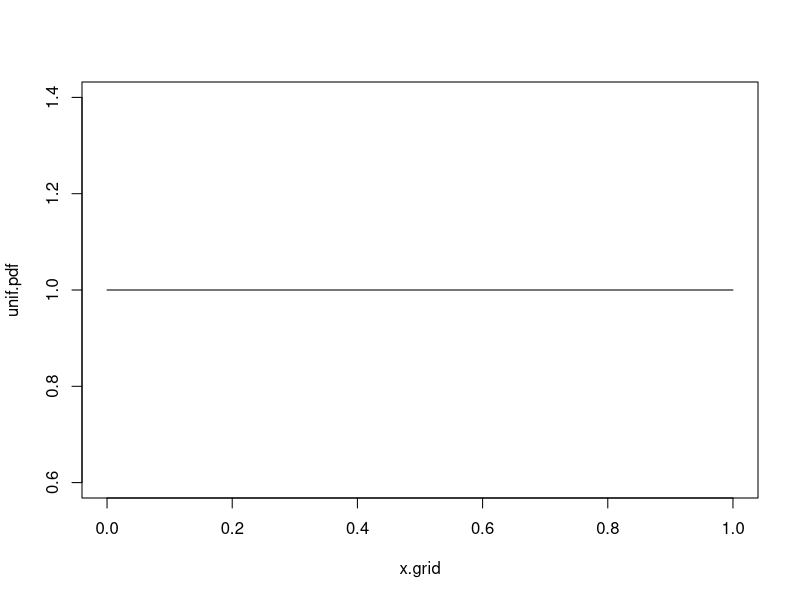
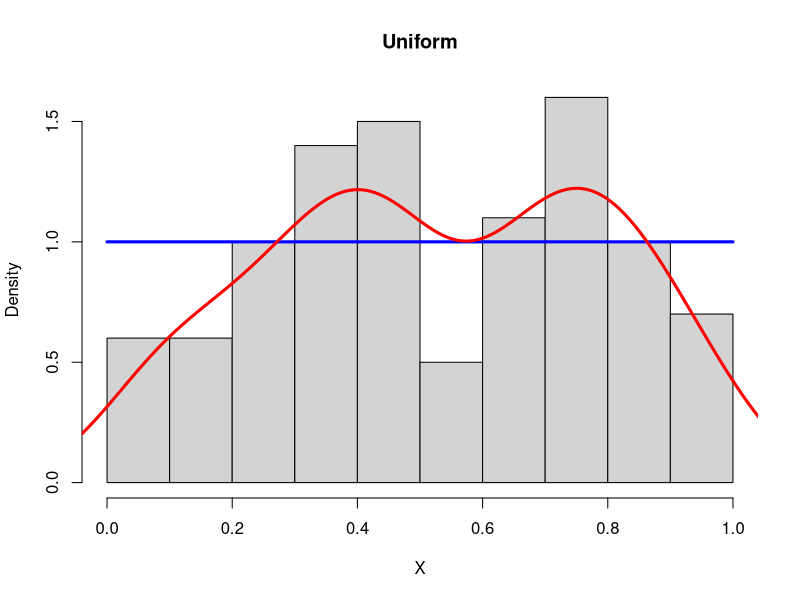
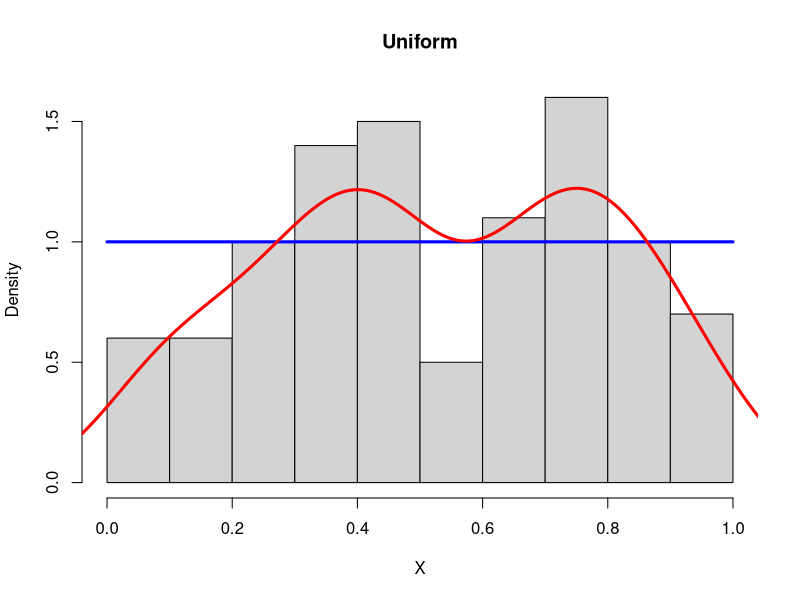
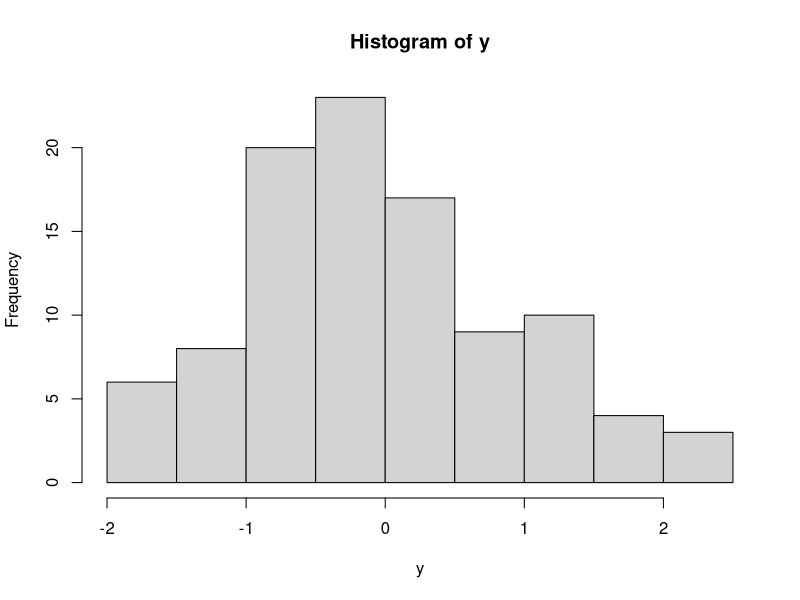
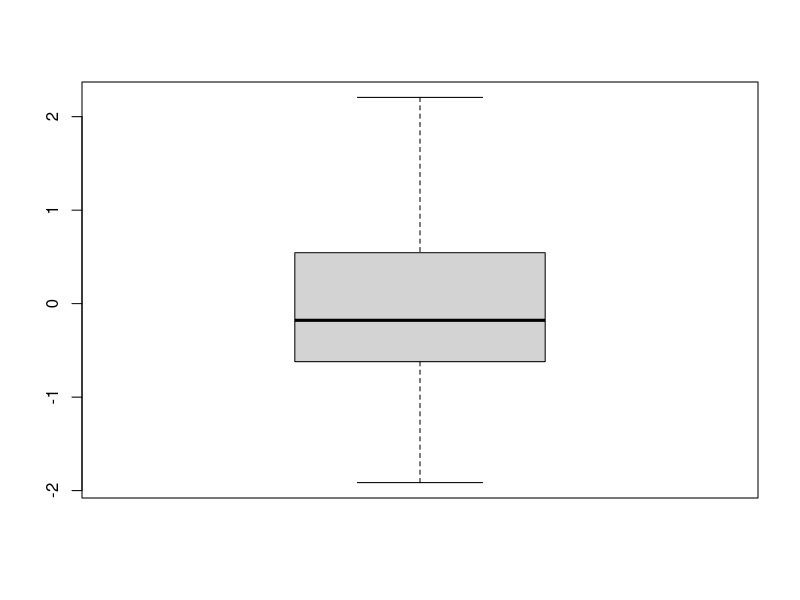
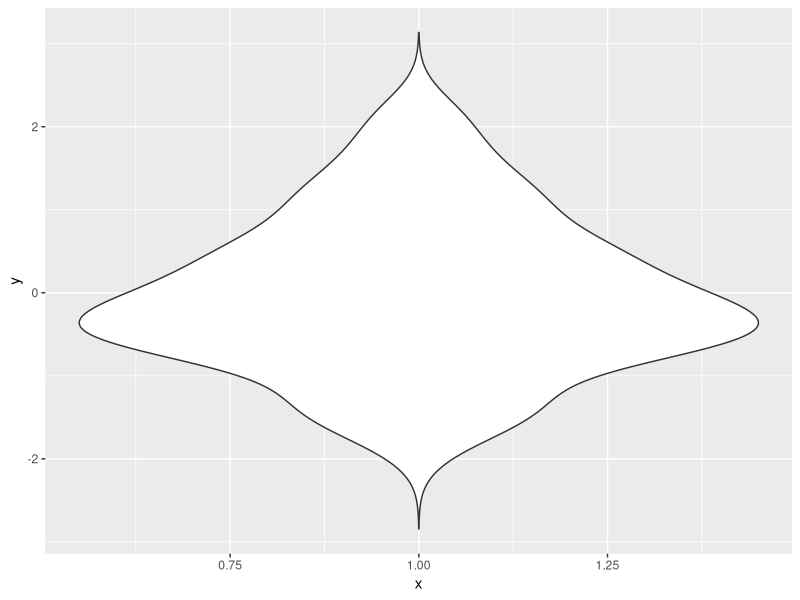
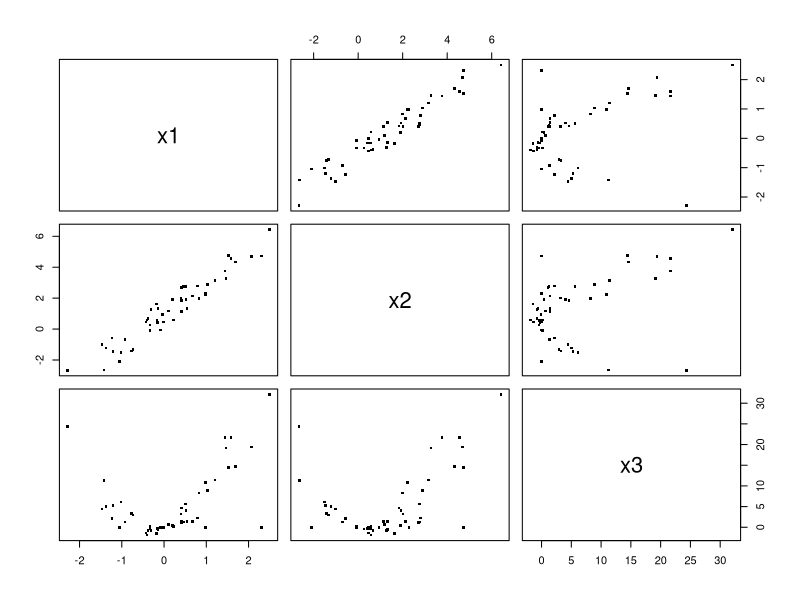
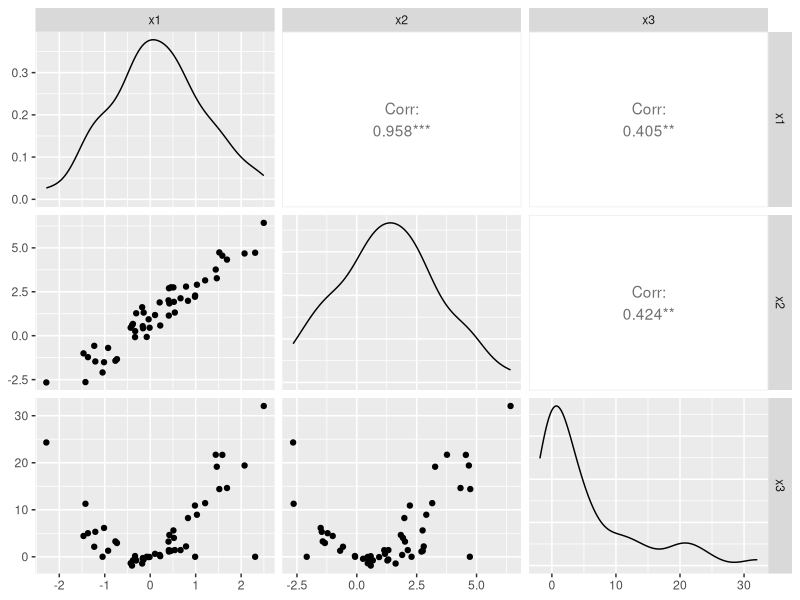

Write the R code that produced these figures, in order.
## ---- chunk 1
knitr::opts_chunk$set(include=TRUE,echo = TRUE, eval=FALSE, message=FALSE,warning=FALSE)
## ---- chunk 2
## Random seed
set.seed(1) # set random number generator seed for reproducibility
runif(1)
runif(1) 

set.seed(2)
runif(1)

set.seed(1)
runif(1)
runif(1)

## ---- chunk 3
## Uniform distribution
### Draw ten uniform random variables:
runif(10)
# use ?runif to see what other options are available 

# To help understand this function, we can draw the density plot for this distribution
x.grid=seq(from=0,to=1,length.out=100)
unif.pdf=dunif(x.grid,min=0,max=1);
plot(y=unif.pdf,x=x.grid,type='l')

# Compare this with a histogram from a set of random variables from runif:

unif.rv.100=runif(100);
hist(unif.rv.100,freq=FALSE,main='Uniform',xlab='X')
lines(y=unif.pdf,x=x.grid,col='blue',lwd=3)
# Further compare it with a smooth density estimation based on the samples:
unif.pdf.est=density(unif.rv.100);
lines(unif.pdf.est,col='red',lwd=3)
## ---- chunk 4
# Wrap up the above plotting code as a function 

plot.density.empirical<-function(rvs,pdf.true,pdf.grid,main){
hist(rvs,freq=FALSE,main=main,xlab='X')
lines(y=pdf.true,x=pdf.grid,col='blue',lwd=3)
# Further compare it with a smooth density estimation based on the samples:
pdf.est=density(rvs);
lines(pdf.est,col='red',lwd=3)
}


plot.density.empirical(unif.rv.100,unif.pdf,x.grid,main='Uniform')

## ---- chunk 5
### Normal
### Draw ten normal random variables with mean 0 and variance 2
rnorm(10,mean=0,sd=sqrt(2))

### There are many other distributions in R
### try ?rchisq, ?rf, ?rt, ?rbeta, ?rpois, ...


## ---- chunk 6
## Other distributions
### Poisson  ?rpois

### Exponential ?rexp

### t ?rt


### Chisq ?rchisq


### F ?rf

## ---- chunk 7
## Sampling from a user-specified vector 

### Draw samples from any vectors using sample()
wrd = c("yet", "a","new","sentence")
sample(wrd,size=2)
# use ?sample to see other options
## ---- chunk 8
### Visulize the simulated data

y<-rnorm(100);
# We start with the very basic histogram 
hist(y)
# Use ?hist to modify the plot 

# And the boxplot:
boxplot(y)

# We can also draw visualize the data using ggplot2
library(ggplot2)
dat=data.frame(y=y)
ggplot(dat, aes(x=1,y=y)) + 
  geom_violin(trim=FALSE)

# Read more about the violin plots in the post here:
# http://www.sthda.com/english/wiki/ggplot2-violin-plot-quick-start-guide-r-software-and-data-visualization
## ---- chunk 9
# We can generate many independent univariate random variables using code in the previous section 

# Here we will generate dependent random variables, for instance, 
n=50;# sample size
x1=rnorm(n);
x2=x1*2+runif(n)*2;
x3=x1*x2*rpois(n,lambda=3);

# You can also generate a random variable using its probability density function using importance sampling
# We will be fine with the simple data generating method in this class 

# We put the three random variables into one data.frame for ease of plotting 
dat.multi<-data.frame(x1=x1,x2=x2,x3=x3)

## ---- chunk 10
### Visualization

### Pairwise scatter plot
pairs(dat.multi,pch='.',cex=4)


### Visualization in ggplot2
library(GGally)
ggpairs(dat.multi)


### For the pair x1 and x3

# A more informative scatterplot, using base R 
plot(x=dat.multi$x1,y=dat.multi$x3,data=dat.multi,pch=16,cex=2)
lines(lowess(dat.multi$x1, dat.multi$x3), col=2,lwd=3)


# Or using ggplot2
ggplot(data = dat.multi) + 
  geom_point(mapping = aes(x = x1, y = x3)) +
  geom_smooth(mapping = aes(x = x1, y = x3))

